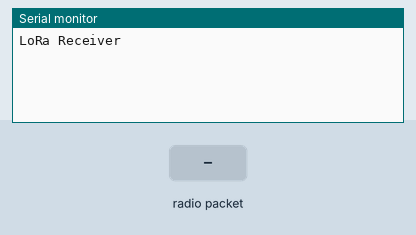
Simulated run of this sketch. Board: Arduino Uno, built with avr-gcc and run on an emulated ATmega328P. Shown: the last lines printed to the serial monitor. Inputs (shaded band) come from the test bench. No radio packets arrive unless stated.

Above: at 1.2 s.
1.3 s: radio packet "1" arrives
At 2.4 s:
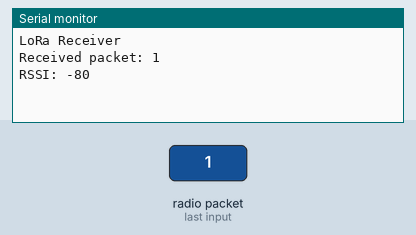
2.8 s: radio packet "0" arrives
At 3.5 s:
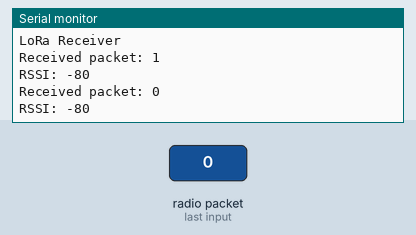
4.3 s: radio packet "2" arrives
At 4.7 s:
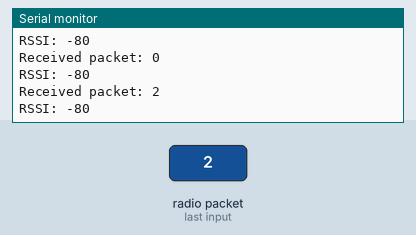

Measured:
- after the input at 1.3 s, the serial monitor: prints a new line at once (image 1)
- after the input at 2.8 s, the serial monitor: prints a new line at once (image 2)
- after the input at 4.3 s, the serial monitor: prints a new line at once (image 3)

The sketch:

LoRa_Receiver.ino
```cpp
#include <SPI.h>
#include <LoRa.h>

String incomingByte = "";

void setup() {
  Serial.begin(9600);
  while (!Serial);

  Serial.println("LoRa Receiver");

  if (!LoRa.begin(433E6)) {
    Serial.println("Starting LoRa failed!");
    while (1);
  }
}

void loop() {
  // Try to parse incoming packet
  int packetSize = LoRa.parsePacket();

  if (packetSize) {
    // Received a packet
    Serial.print("Received packet: ");
    incomingByte = "";  // Clear the buffer

    while (LoRa.available()) {
      char c = (char)LoRa.read();
      incomingByte += c;
    }

    Serial.println(incomingByte);

    // Optionally print signal strength
    Serial.print("RSSI: ");
    Serial.println(LoRa.packetRssi());
  }
}
```
